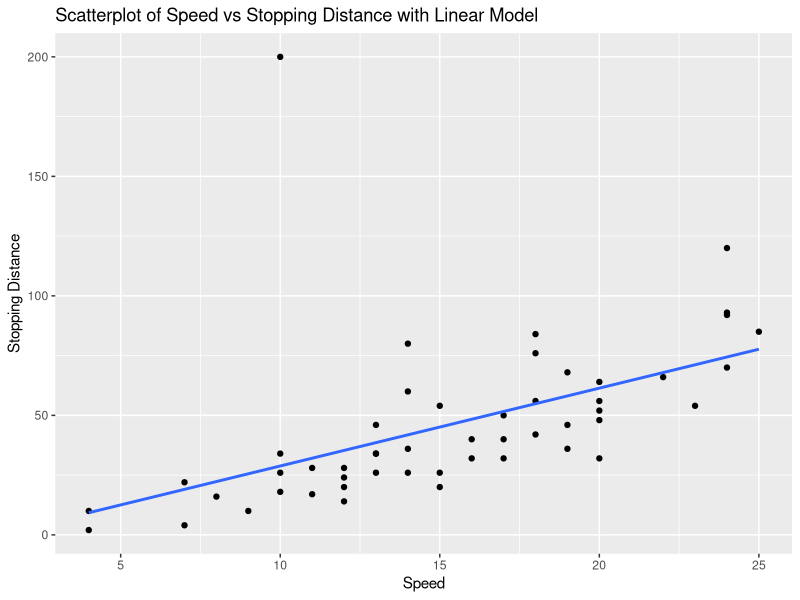
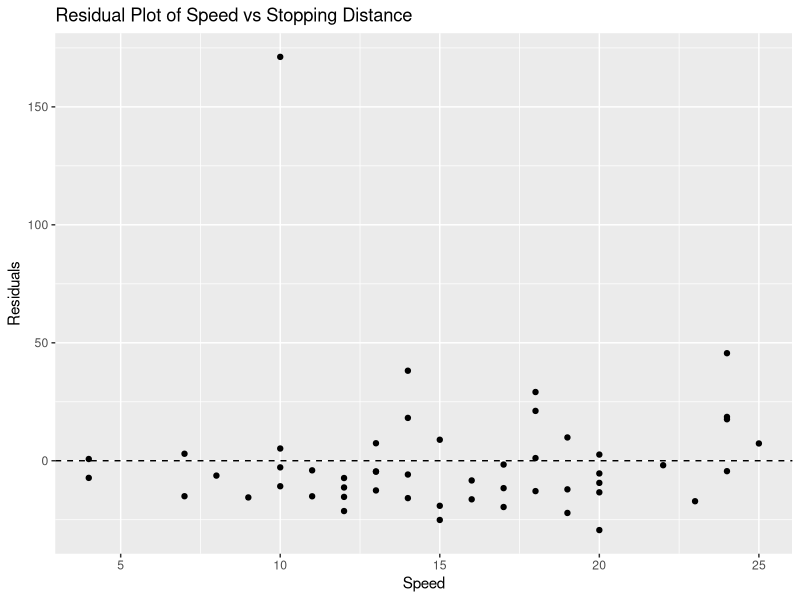

The R script that drew these images, in order:
## ---- chunk 1
knitr::opts_chunk$set(echo = TRUE)
## ---- chunk 2
# Load ggplot2 and cars dataset
library(ggplot2)
data(cars)

head(cars)

min(cars$speed)
max(cars$speed)

min(cars$dist)
max(cars$dist)
## ---- chunk 3
# Add an outlier to the dataset
cars_with_outlier <- rbind(cars, data.frame(speed = 10, dist = 200))
## ---- chunk 4

# Scatterplot with linear model
ggplot(cars_with_outlier, aes(x = speed, y = dist)) +
  geom_point() +
  geom_smooth(method = "lm", se = FALSE) +
  labs(title = "Scatterplot of Speed vs Stopping Distance with Linear Model", x = "Speed", y = "Stopping Distance")
## ---- chunk 5
# Fit linear model
model_cars <- lm(dist ~ speed, data = cars_with_outlier)

model_cars
## ---- chunk 6
# Calculate residuals
residuals_cars <- resid(model_cars)

residuals_cars
## ---- chunk 7
# Residual plot
ggplot(cars_with_outlier, aes(x = speed, y = residuals_cars)) +
  geom_point() +
  geom_hline(yintercept = 0, linetype = "dashed") +
  labs(title = "Residual Plot of Speed vs Stopping Distance", x = "Speed", y = "Residuals")
## ---- chunk 8
# Make predictions
predictions <- predict(model_cars, newdata = data.frame(speed = c(10, 15, 50))) # 50 is extrapolated
predictions
